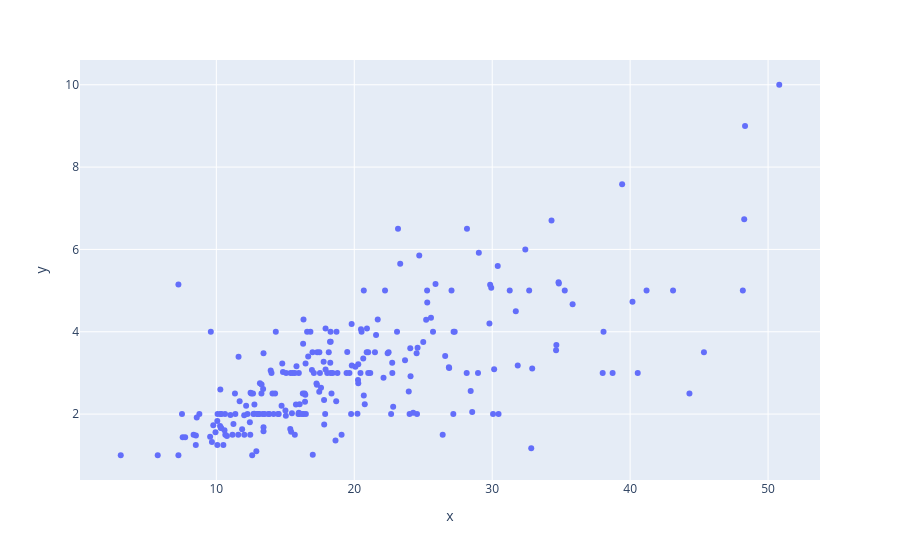

The cell this chart's notebook holds for it:
### Code cell
px.scatter(x=df['total_bill'],y=df['tip'])

### Figure 1 — Plotly figure (JSON) as saved in the notebook; plotly's stock layout.template omitted (floating-point values rounded to 4 significant figures; data arrays with more than 128 entries replaced by an {"elided": "..."} marker saying what was removed)
{"data": [{"hovertemplate": "x=%{x}<br>y=%{y}<extra></extra>", "legendgroup": "", "marker": {"color": "#636efa", "symbol": "circle"}, "mode": "markers", "name": "", "orientation": "v", "showlegend": false, "type": "scatter", "x": {"elided": "244 float values"}, "xaxis": "x", "y": {"elided": "244 float values"}, "yaxis": "y"}], "layout": {"legend": {"tracegroupgap": 0}, "margin": {"t": 60}, "xaxis": {"anchor": "y", "domain": [0, 1], "title": {"text": "x"}}, "yaxis": {"anchor": "x", "domain": [0, 1], "title": {"text": "y"}}}}
